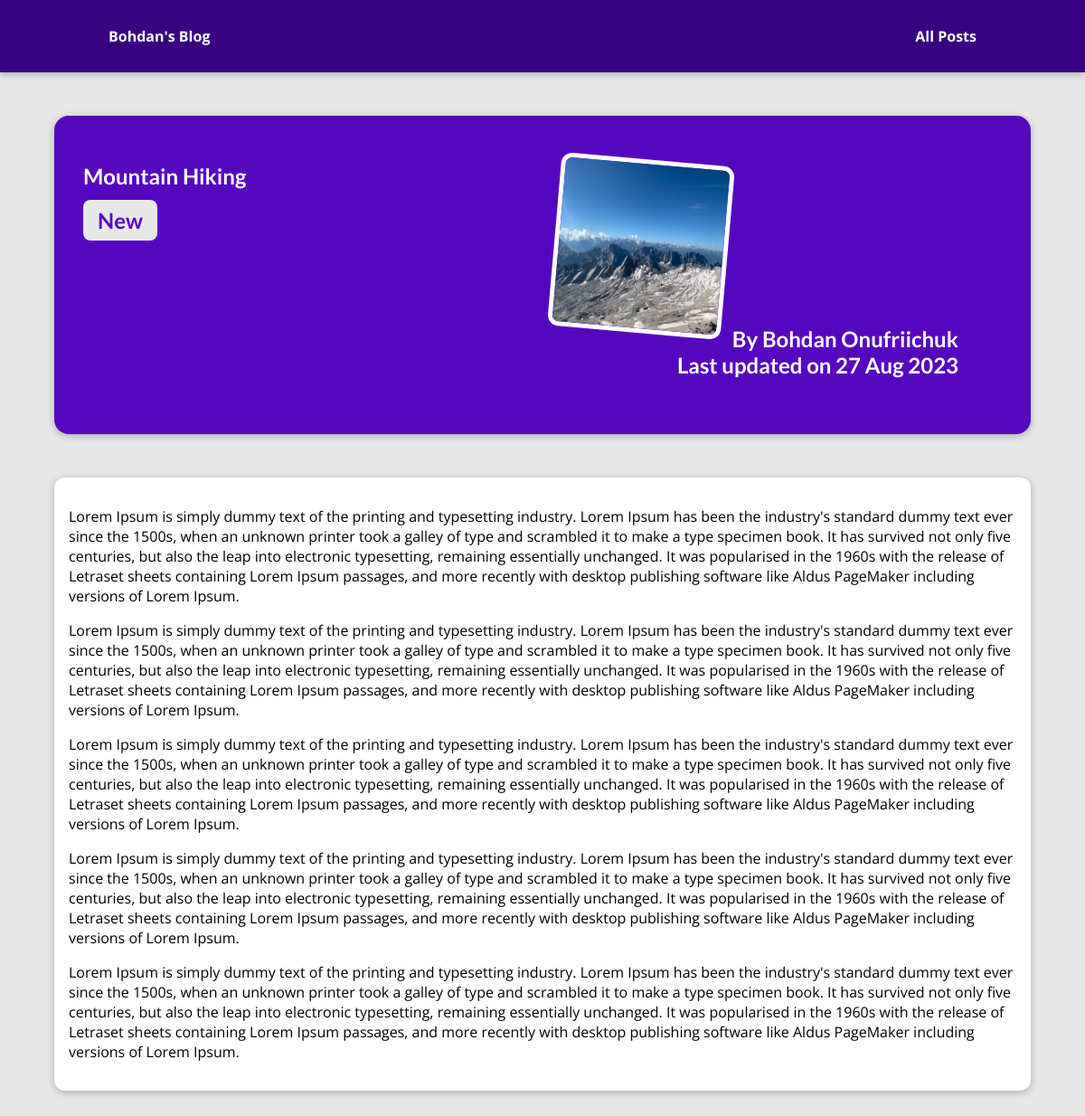
/posts/hike-in-the-mountsins, run on the app's committed database.
### blog/models.py (models this page shows, shortened)
class Post(models.Model):
    title = models.CharField(max_length = 150)
    excerpt = models.CharField(max_length = 200)
    image_name = models.CharField(max_length = 100)
    date = models.DateField(auto_now=True)
    slug = models.SlugField(unique=True, db_index=True)
    content = models.TextField(validators=[MinLengthValidator(10)])
    author = models.ForeignKey(
        Author, on_delete=models.SET_NULL, null=True, related_name="posts")
    tags = models.ManyToManyField(Tag)

class Tag(models.Model):
    caption = models.CharField(max_length=25)

class Author(models.Model):
    first_name = models.CharField(max_length = 100)
    last_name = models.CharField(max_length = 100)
    e_mail = models.EmailField()
    def full_name(self):
        return f"{self.first_name} {self.last_name}"
    def __str__(self):
        return self.full_name()

### blog/views.py (the view)
# urls.py: path("posts/<slug:slug>", views.post_detail,
def post_detail(request, slug):
  identefied_post = get_object_or_404(Post, slug=slug)
  return render(request, "blog/post-detail.html", {
    "post": identefied_post,
    "post_tags": identefied_post.tags.all()
  })

### blog/templates/blog/post-detail.html (shortened to what this page needs)
{% extends "base.html" %}
{% load static %}
{% block css_files %}
    <link rel="stylesheet" href="{% static "blog/post-detail.css" %}">
{% endblock css_files %}
{% block content %}
    <section id="summary">
        <h2>{{post.title}}<h2>
        <div>
            {% for tag in post_tags %}
                <span class="tag">{{tag.caption}}</span>
            {% endfor %}
        </div>
        <article>
            <img src="{% static "blog/images/"|add:post.image_name %}" alt="{{post.title}}">
            <adress>By <a href="mailto:{{ post.author.e_mail }}">{{post.author|title}}</a></adress>
            <div>
                Last updated on <time>{{post.date|date:"d M Y"}}</time>
            </div>
        </article>
    </section>
    <main>
        {{post.content|linebreaks}}
    </main>
{% endblock content %}

### templates/base.html (shortened to what this page needs)
{% load static %}
<!DOCTYPE html>
<html lang="en">
    <link rel="stylesheet" href="{% static "app.css" %}">
    {% block css_files %}{% endblock css_files %}
<body>
    <header id="main-navigation">
        </h1><a href="{% url "starting-page" %}">Bohdan's Blog</a></h1>
        <nav>
            <a href="{% url "posts-page" %}">All Posts</a>
        </nav>
    </header>
    {% block content %}
    {% endblock content %}
</body>
</html>

### static/app.css (style rules this page uses)
* { box-sizing: border-box; }
html { font-family: 'Open Sans', 'Lato', sans-serif; }
body { margin: 0; }
h1, h2, h3 { font-family: 'Lato', sans-serif; font-weight: bold; }
#main-navigation { width: 100%; height: 5rem; display: flex; justify-content: space-between; align-items: center; padding: 0 10%; position: absolute; top: 0; left: 0; }
#main-navigation a { text-decoration: none; color: white; font-weight: bold; }
#main-navigation { background-color: #390281; box-shadow: 0 2px 8px rgba(0, 0, 0, 0.25); }

### blog/static/blog/post-detail.css (style rules this page uses)
body { background-color: #e7e7e7; }
#summary { margin: 8rem auto 3rem auto; padding: 2rem; width: 90%; max-width: 90rem; border-radius: 16px; background-color: #5706c0; position: relative; box-shadow: 0 2px 8px rgba(0, 0, 0, 0.25); height: 22rem; }
#summary h2 { color: white; font-size: 1.5rem; margin-bottom: 0.25rem; }
#summary article { position: absolute; top: 2rem; right: 3rem; padding: 1rem 2rem; border-radius: 12px; text-align: right; color: white; }
#summary article img { width: 12rem; height: 12rem; border-radius: 12px; transform: rotateZ(5deg); border: 5px solid white; margin-bottom: 1rem; }
#summary a { color: white; text-decoration: none; }
#summary time { font-weight: bold; }
main { width: 90%; max-width: 90rem; margin: 3rem auto; background-color: white; padding: 1rem; border-radius: 12px; box-shadow: 0 2px 8px rgba(0, 0, 0, 0.25); }
.tag { background-color: #e7e7e7; color: #5706c0; padding: 0.5rem 1rem; border-radius: 8px; }

### data on the page
Post: title "Mountain Hiking", image_name (picture), author "Bohdan Onufriichuk", date "27 Aug 2023", content "Lorem Ipsum is simply dummy text of the printing and typesetting industry. Lorem Ipsum has been the industry's standard dummy text ever since the 1500s, when an unknown printer took a galley of type and scrambled it to make a type specimen book. It has survived not only five centuries, but also the leap into electronic typesetting, remaining essentially unchanged. It was popularised in the 1960s with the release of Letraset sheets containing Lorem Ipsum passages, and more recently with desktop publishing software like Aldus PageMaker including versions of Lorem Ipsum. Lorem Ipsum is simply dummy text of the printing and typesetting industry. Lorem Ipsum has been the industry's standard…"
Tag: caption "New"
